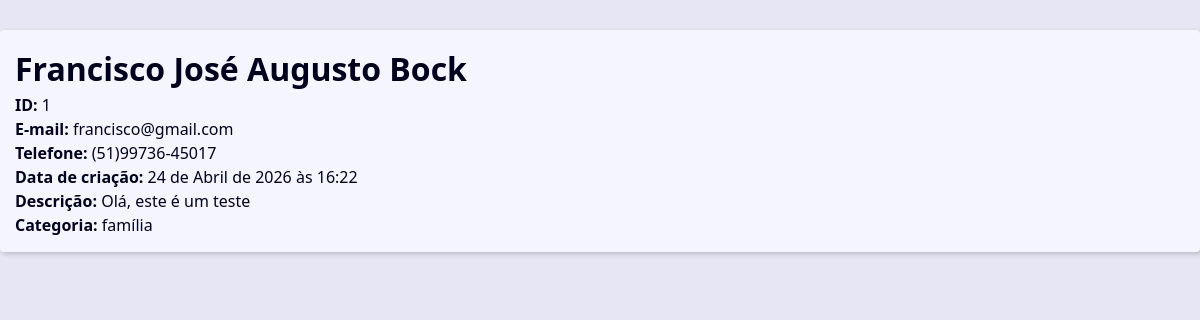
The app's page /1/, older data.
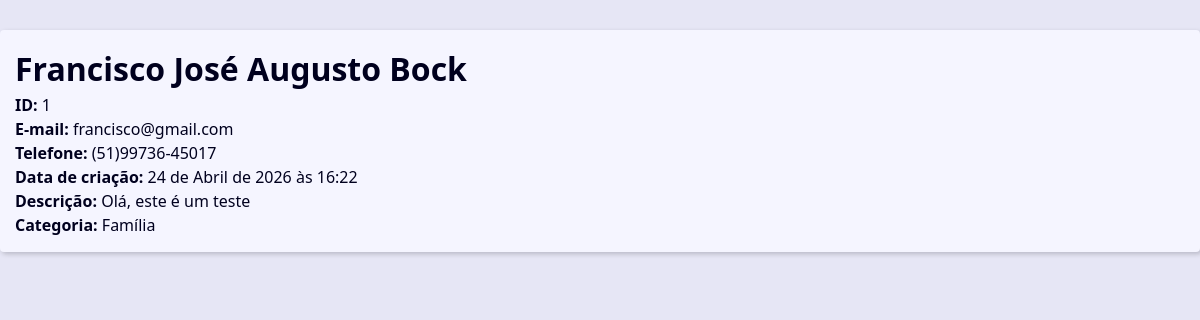
The same page, newer data.
### contact/models.py (models this page shows, shortened)
class Contact(models.Model):
    first_name = models.CharField(max_length=50)
    last_name = models.CharField(max_length=50)
    phone = models.CharField(max_length=50)
    email = models.EmailField(max_length=254)
    created_date = models.DateTimeField(auto_now_add=True) #pega a data e hora atual da criação do novo contato
    description = models.TextField(blank=True) #opicional
    show = models.BooleanField(default=True)
    picture = models.ImageField(blank=True, upload_to='pictures/%y/%m/') #na pasta pictures ele cria uma pasta com ano e mês para ficar mais organizado
    category = models.ForeignKey(Category, on_delete=models.SET_NULL, blank=True, null=True) #pode ser CASCADE também
    owner = models.ForeignKey(User, on_delete=models.SET_NULL, blank=True, null=True)

class Category(models.Model):
    class Meta:
        verbose_name_plural = 'Categories'
    name = models.CharField(max_length=50)

### contact/views/contact_views.py (the view)
# urls.py: path('', include('contact.urls'))
def contact(request, contact_id):
    single_contact = get_object_or_404(Contact, id = contact_id, show = True)
    context= {
        'title': 'Contato',
        'contact': single_contact,
    }
    return render(
        request,
        'contact/contact.html',
        context
    )

### contact/templates/contact/contact.html
{% extends 'global/base.html' %}
{% block content %}
    <main class="content">
        <div class="single-contract">
            <h1 class="single-contact-name">{{ contact.first_name }} {{ contact.last_name }}</h1>
            <p><b>ID: </b> {{ contact.id }}</p>
            <p><b>E-mail: </b> {{ contact.email }}</p>
            <p><b>Telefone: </b> {{ contact.phone }}</p>
            <p><b>Data de criação: </b> {{ contact.created_date }}</p>
            <p><b>Descrição: </b> {{ contact.description }}</p>
            <p><b>Categoria: </b> {{ contact.category.name }}</p>
        </div>
    </main>
{% endblock content %}

### base_templates/global/base.html (shortened to what this page needs)
{% load static %}
<!DOCTYPE html>
<html lang="en">
<head>
    <link rel="stylesheet" href="{% static 'global/css/styles.css' %}">
</head>
<body>
    {% block content %}
    {% endblock content %}
</body>
</html>

### base_static/global/css/styles.css (style rules this page uses)
:root { --spacing: 1.5rem; --link-dark-color: rgb(0, 83, 134); --link-light-color: rgb(156, 217, 255); --clr-white: rgb(245, 245, 255); --clr-black: rgb(0, 0, 30); --clr-light-gray: rgb(230, 230, 245); --clr-dark-shadow-5: rgba(0, 0, 10, 5%); --clr-dark-shadow-10: rgba(0, 0, 10, 10%); --clr-dark-shadow-20: rgba(0, 0, 10, 20%); --clr-light-shadow-5: rgba(200, 200, 255, 5%); --clr-light-shadow-10: rgba(200, 200, 255, 10%); --clr-light-shadow-20: rgba(200, 200, 255, 20%); --main-page-width: 120rem; --table-min-width: 60rem; --biggest-font-size: 5rem; --bigger-font-size: 4rem; --big-font-size: 3.2rem; --medium-font-size: 2.4rem; --small-font-size: 1.6rem; --smaller-font-size: 1.4rem; --smallest-font-size: 1.2rem; --transition-fast: 300ms; --transition-medium: 600ms; --transition-slow: 1s; --default-border-radius: 4px; }
*, *::before, *::after { margin: 0; padding: 0; box-sizing: border-box; }
html { font-size: 62.5%; }
body { font-family: system-ui, -apple-system, BlinkMacSystemFont, 'Segoe UI', Roboto, Oxygen, Ubuntu, Cantarell, 'Open Sans', 'Helvetica Neue', sans-serif; line-height: 1.5; font-size: var(--small-font-size); color: var(--clr-black); -webkit-font-smoothing: antialiased; background: var(--clr-light-gray); }
.content { max-width: var(--main-page-width); margin: calc(var(--spacing) * 2) auto; padding: var(--spacing); background: var(--clr-white); box-shadow: 2px 2px 5px var(--clr-dark-shadow-20); border-radius: var(--default-border-radius); }

Row changes from the older to the newer data that the page shows:
changed Contact "Francisco José": category.name "família" → "Família"
